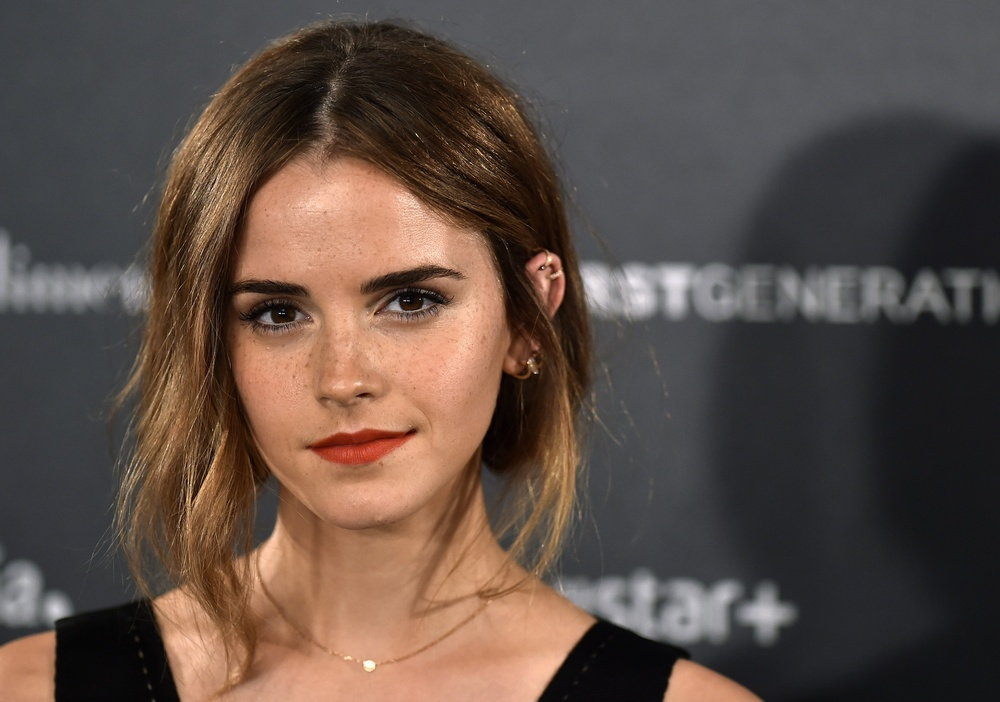
#> input picture deeppixel/Face_Detection/Sample_images/emma.jpg, 1000 x 702 px, shrunk from 3587 x 2519 before the run, found by its file name
$ jupyter execute Face_Detect.ipynb
#> lines starting #> are read from the running program, lines starting #| are printed output that depends on the picture; after the words box and inside, x2 and y2 are one past the last pixel; in counts of white or black regions, pixels touching at a corner belong together
## **Importing all required libraries**

[cell 1]
import numpy as np
import cv2
import matplotlib.pyplot as plt

## **Displaying the test image**

[cell 2]
image = cv2.imread('Sample_Images/emma.jpg')
#> image is the input picture: shape (702, 1000, 3); mean B, G, R 70.1, 78, 93.6
plt.imshow(image , cmap=None)

## **Converting to grayscale**

[cell 3]
# Converting to grayscale as opencv  detector takes in input gray scale images

test_image_gray = cv2.cvtColor(image, cv2.COLOR_BGR2GRAY)
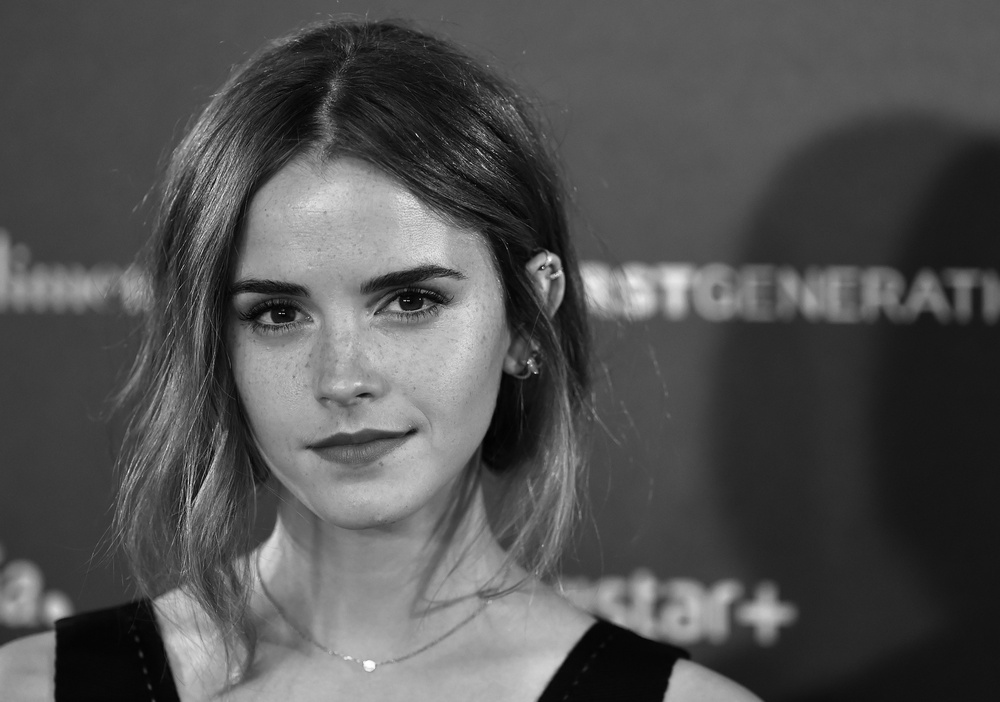
#> test_image_gray: shape (702, 1000); min 0, max 255, mean 81.7

# Displaying grayscale image
plt.imshow(test_image_gray, cmap='gray')

## **Function to convert gray images to RGB**

[cell 4]
#Function to convert gray images to RGB
def convertToRGB(image):
    return cv2.cvtColor(image, cv2.COLOR_BGR2RGB)

**OpenCV provides pre-trained models for detecting various objects like car , etc . here we are using haar cascade file for face detection only . One can train her own models too.**

## **Loading harcascade classifier for frontal face**

[cell 5]
haar_cascade_face = cv2.CascadeClassifier('haarcascade_frontalface_alt.xml')

## **Detecting faces**

[cell 6]
#Detects the faces in the input image and this function will return the co-ordinates(x and y posiiton plus the height and width) of the detected faces as Rect(x,y,w,h).
faces_rects = haar_cascade_face.detectMultiScale(test_image_gray, scaleFactor = 1.1, minNeighbors = 4);
#> faces_rects = [[177, 176, 342, 342]]

# Let us print the no. of faces found
print('Faces found: ', len(faces_rects))
#| Faces found:  1

[cell 7]
# loop over all the co-ordinates it returned and draw rectangles around them using Open CV.We will be drawing a greenand yellow rectangle with thicknessof 15
for (x,y,w,h) in faces_rects:
     cv2.rectangle(image, (x, y), (x+w, y+h), (0, 255, 255), 15)
#> this loop made 1 pass
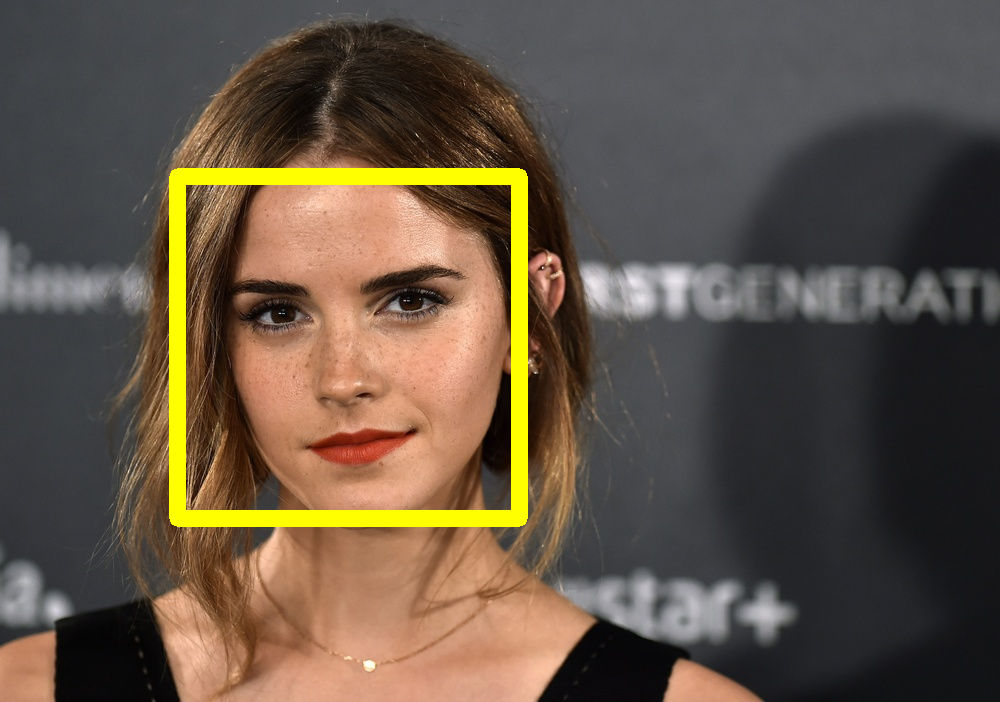
#> image: shape (702, 1000, 3); 3.3% of pixels changed, all inside (x1, y1, x2, y2) = (169, 168, 528, 527)

## **Display rectangle over detected face**

[cell 8]
plt.imshow(convertToRGB(image))

## **General function for face detection**

[cell 9]
def detect_faces(cascade, test_img, scaleFactor = 1.1):
    # create a copy of the image to prevent any changes to the original one.
    img_copy = test_img.copy()

    #convert the test image to gray scale as opencv face detector expects gray images
    gray_image = cv2.cvtColor(img_copy, cv2.COLOR_BGR2GRAY)

    # Applying the haar classifier to detect faces
    faces_rect = cascade.detectMultiScale(gray_image, scaleFactor=scaleFactor, minNeighbors=5)

    for (x, y, w, h) in faces_rect:
        cv2.rectangle(img_copy, (x, y), (x+w, y+h), (0, 0, 255), 5)

    return img_copy

[cell 10]
#loading image testing_2
test_image2 = cv2.imread('Sample_Images/group.jpeg')
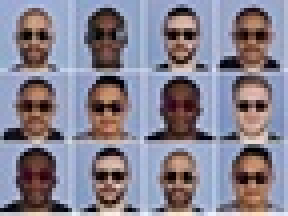
#> input picture deeppixel/Face_Detection/Sample_images/group.jpeg, 72 x 54 px, shrunk from 259 x 194 before the run, found by its file name (shown 4 times larger)
#> test_image2 is the input picture: shape (54, 72, 3); mean B, G, R 144.8, 130.5, 135.3

#call the function to detect faces
faces = detect_faces(haar_cascade_face, test_image2)
#> in detect_faces, `gray_image = cv2.cvtColor(img_copy, cv2.COLOR_BGR2GRAY)`:
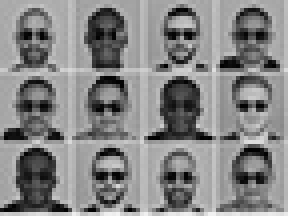
#> gray_image: shape (54, 72) (shown 4 times larger); min 0, max 243, mean 133.6
#> in detect_faces, `faces_rect = cascade.detectMultiScale(gray_image, scaleFactor=scaleFac..`: faces_rect = ()

#convert to RGB and display image
plt.imshow(convertToRGB(faces))

[cell 11]
#loading image testing_2
test_image3 = cv2.imread('Sample_Images/run2.jpeg')
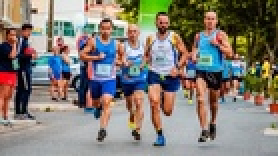
#> input picture deeppixel/Face_Detection/Sample_images/run2.jpeg, 139 x 78 px, shrunk from 500 x 281 before the run, found by its file name (shown 2 times larger)
#> test_image3 is the input picture: shape (78, 139, 3); mean B, G, R 117.9, 126, 131.3

#call the function to detect faces
faces = detect_faces(haar_cascade_face, test_image3)
#> call 2 of detect_faces, with scaleFactor = 1.1
#> in detect_faces (call 2), `gray_image = cv2.cvtColor(img_copy, cv2.COLOR_BGR2GRAY)`:
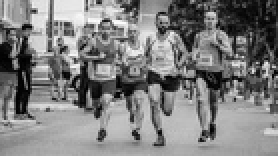
#> gray_image: shape (78, 139) (shown 2 times larger); min 0, max 253, mean 126.7

#convert to RGB and display image
plt.imshow(convertToRGB(faces))

## **Saving output images**

[cell 12]
cv2.imwrite('image1.png',faces)
#> Out = True
